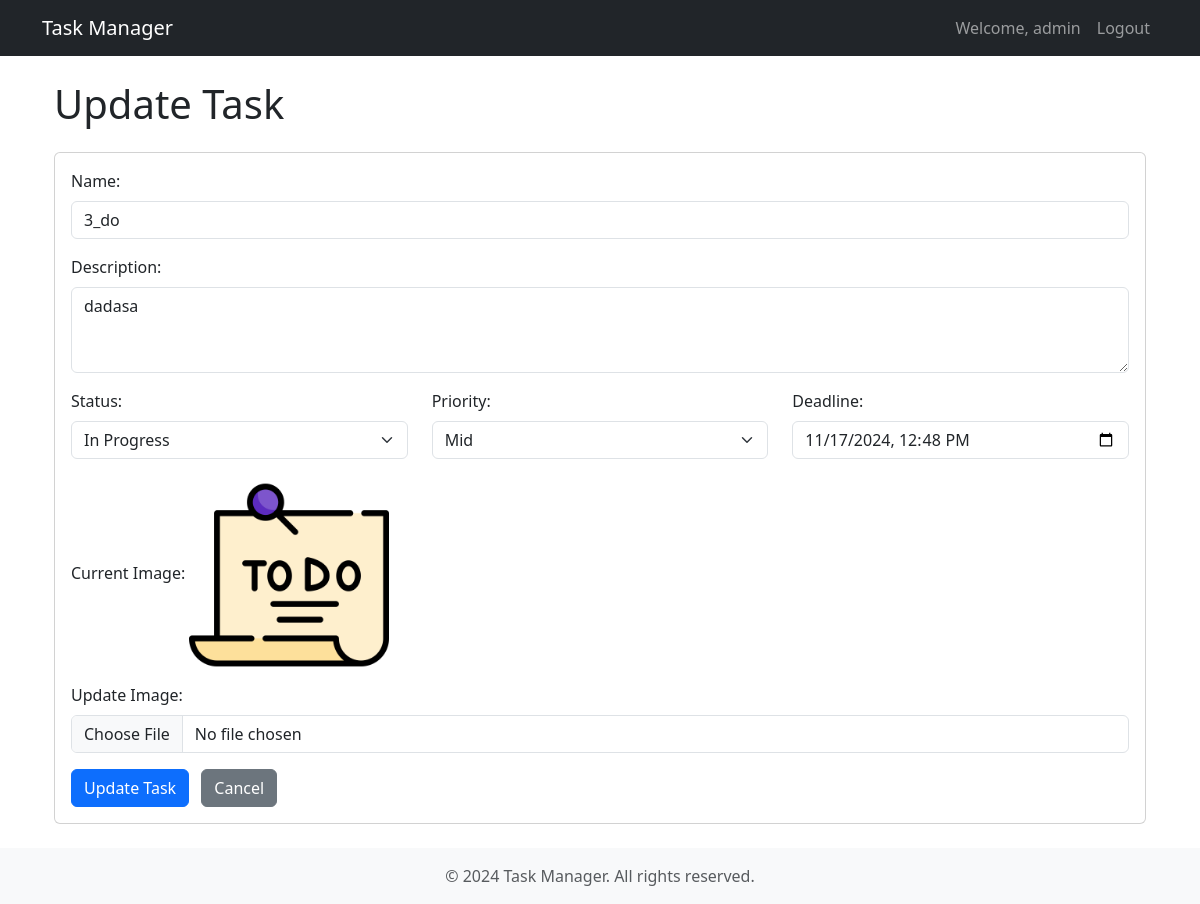
/update/task/27 (signed in), run on the app's committed database.
### task_app/models.py (models this page shows, shortened)
class Task(models.Model):
    user = models.ForeignKey(User, on_delete=models.DO_NOTHING)
    name = models.CharField(max_length=50)
    description = models.TextField()
    status = models.CharField(max_length=255, choices=[
        ('in_progress', 'In Progress'),
        ('done', 'Done')])
    priority = models.CharField(max_length=10, choices=[
        ('low', 'Low'),
        ('mid', 'Mid'),
        ('high', 'High')
    ])
    deadline = models.DateTimeField(default=timezone.now())
    image = models.ImageField(upload_to="task_img/", blank=True, null=True)

### task_app/views.py (the view)
# urls.py: path('update/task/<int:pk>', UpdateTask.as_view(), name='update_task'),
class UpdateTask(LoginRequiredMixin, UserIsOwnerMixin, UpdateView):
    model = Task
    form_class = TaskForm
    success_url = "/"
    template_name = "task_app/update_task.html"

### task_app/forms.py
class TaskForm(forms.ModelForm):
    class Meta:
        model = Task
        fields = ['name', 'description', 'status', 'priority', 'deadline', 'image']
        widgets = {
            'name': forms.TextInput(attrs={
                'class': 'form-control',
                'placeholder': 'Enter task name'
            }),
            'description': forms.Textarea(attrs={
                'class': 'form-control',
                'rows': 3,
                'placeholder': 'Enter task description'
            }),
            'status': forms.Select(attrs={
                'class': 'form-select'
            }),
            'priority': forms.Select(attrs={
                'class': 'form-select'
            }),
            'deadline': forms.DateTimeInput(attrs={
                'class': 'form-control',
                'type': 'datetime-local'
            }),
            'image': forms.FileInput(attrs={
                'class': 'form-control'
            })
        }

### task_app/mixin.py (called while the page is built)
    def dispatch(self, request, *args, **kwargs):
        Task = self.get_object()
        if Task.user != self.request.user:
            raise PermissionDenied
        else:
            return super().dispatch(request, *args, **kwargs)

### task_app/templates/task_app/update_task.html (shortened to what this page needs)
{% extends 'task_app/base.html' %}
{% block content %}
<div class="container mt-4">
    <div class="row">
        <div class="col-12">
            <h1 class="mb-4">Update Task</h1>
            <div class="card mb-4">
                <div class="card-body">
                    <form method="POST" enctype="multipart/form-data">
                        <div class="mb-3">
                            <label for="name" class="form-label">Name:</label>
                            <input type="text"
                                   class="form-control"
                                   id="name"
                                   name="name"
                                   required
                                   maxlength="50"
                                   value="{{ task.name }}">
                        </div>
                        <div class="mb-3">
                            <label for="description" class="form-label">Description:</label>
                            <textarea class="form-control"
                                      id="description"
                                      name="description"
                                      rows="3"
                                      required>{{ task.description }}</textarea>
                        </div>
                        <div class="row">
                            <div class="col-md-4 mb-3">
                                <label for="status" class="form-label">Status:</label>
                                <select class="form-select" id="status" name="status" required>
                                    <option value="in_progress" {% if task.status == 'in_progress' %}selected{% endif %}>
                                        In Progress
                                    </option>
                                </select>
                            </div>
                            <div class="col-md-4 mb-3">
                                <label for="priority" class="form-label">Priority:</label>
                                <select class="form-select" id="priority" name="priority" required>
                                    <option value="mid" {% if task.priority == 'mid' %}selected{% endif %}>
                                        Mid
                                    </option>
                                </select>
                            </div>
                            <div class="col-md-4 mb-3">
                                <label for="deadline" class="form-label">Deadline:</label>
                                <input type="datetime-local"
                                       class="form-control"
                                       id="deadline"
                                       name="deadline"
                                       required
                                       value="{{ task.deadline|date:'Y-m-d\TH:i' }}">
                            </div>
                        </div>
                        <div class="mb-3">
                            {% if task.image %}
                                <div class="mb-2">
                                    <label class="form-label">Current Image:</label>
                                    <img src="{{ task.image.url }}" alt="Current task image" class="img-fluid rounded" style="max-height: 200px;">
                                </div>
                            {% endif %}
                            <label for="image" class="form-label">
                                {% if task.image %}Update{% else %}Add{% endif %} Image:
                            </label>
                            <input type="file" class="form-control" id="image" name="image">
                        </div>
                        <div class="mt-3">
                            <button type="submit" class="btn btn-primary me-2">Update Task</button>
                            <a href="/" class="btn btn-secondary">Cancel</a>
                        </div>
                    </form>
                </div>
            </div>
        </div>
    </div>
</div>
{% endblock %}

### task_app/templates/task_app/base.html (shortened to what this page needs)
<!DOCTYPE html>
<html lang="en">
<head>
    <link href="https://cdn.jsdelivr.net/npm/bootstrap@5.3.2/dist/css/bootstrap.min.css" rel="stylesheet">
</head>
<body>
    <nav class="navbar navbar-expand-lg navbar-dark bg-dark">
        <div class="container">
            <a class="navbar-brand" href="{% url 'task_list' %}">Task Manager</a>
            <div class="collapse navbar-collapse" id="navbarNav">
                <ul class="navbar-nav ms-auto">
                    {% if user.is_authenticated %}
                        <li class="nav-item">
                            <span class="nav-link">Welcome, {{ user.username }}</span>
                        </li>
                        <li class="nav-item">
                            <form method="POST" action="{% url 'logout' %}" class="d-inline">
                                <button type="submit" class="nav-link btn btn-link">Logout</button>
                            </form>
                        </li>
                    {% endif %}
                </ul>
            </div>
        </div>
    </nav>
    <main class="container mt-4">
        {% block content %}
        {% endblock %}
    </main>
    <footer class="footer mt-auto py-3 bg-light">
        <div class="container text-center">
            <span class="text-muted">© 2024 Task Manager. All rights reserved.</span>
        </div>
    </footer>
</body>
</html>

### data on the page
Task: name "3_do", description "dadasa", status "In Progress", priority "Mid", deadline "11/17/2024 12:48", image (picture)

### other printed values
{{ user.username }} "admin"
